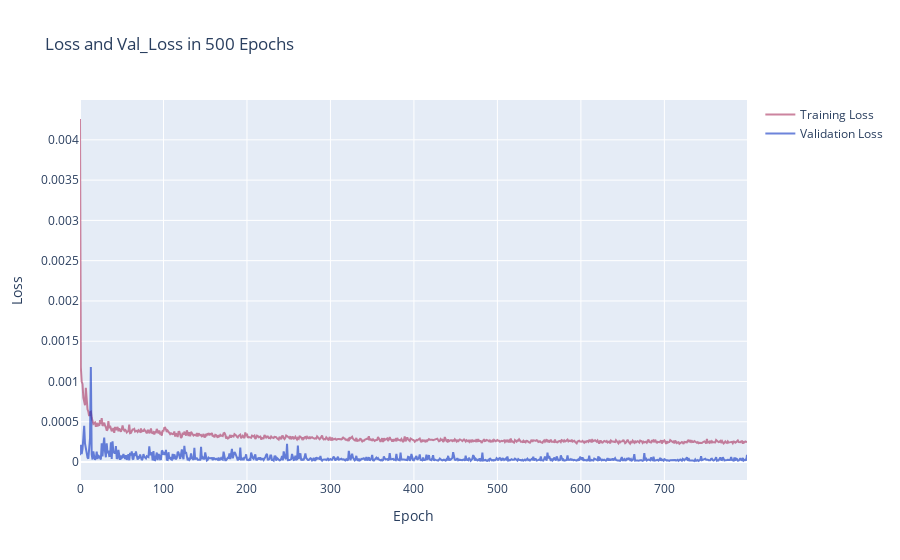

Source (notebook cell):
### Code cell
import plotly.graph_objs as go
from plotly.offline import init_notebook_mode, iplot

trace1 = go.Scatter(
    y=history.history['loss'],
    name = "Training Loss",
    marker=dict(color='rgba(171, 50, 96, 0.6)'))
trace2 = go.Scatter(
    y=history.history['val_loss'],
    name = "Validation Loss",
    marker=dict(color='rgba(12, 50, 196, 0.6)'))

data = [trace1, trace2]
layout = go.Layout(title='Loss and Val_Loss in 500 Epochs',
                   xaxis=dict(title='Epoch'),
                   yaxis=dict(title='Loss'),
)
fig = go.Figure(data=data, layout=layout)
iplot(fig, config={'showLink': True})

### Figure 1 — Plotly figure (JSON) as saved in the notebook; plotly's stock layout.template omitted (floating-point values rounded to 4 significant figures; data arrays with more than 128 entries replaced by an {"elided": "..."} marker saying what was removed)
{"data": [{"marker": {"color": "rgba(171, 50, 96, 0.6)"}, "name": "Training Loss", "type": "scatter", "y": {"elided": "800 float values"}}, {"marker": {"color": "rgba(12, 50, 196, 0.6)"}, "name": "Validation Loss", "type": "scatter", "y": {"elided": "800 float values"}}], "layout": {"title": {"text": "Loss and Val_Loss in 500 Epochs"}, "xaxis": {"title": {"text": "Epoch"}}, "yaxis": {"title": {"text": "Loss"}}}}
